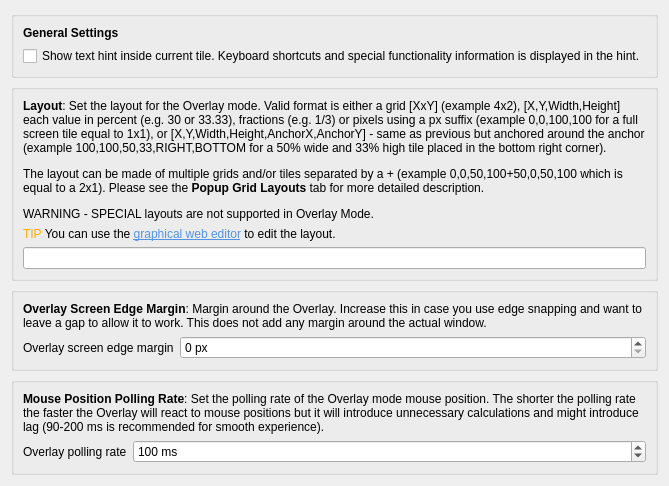
     <widget class="QWidget" name="tab_mulltiWindowRestore">
      <attribute name="icon">
       <iconset theme="media-playback-pause"/>
      </attribute>
      <attribute name="title">
       <string>Overlay</string>
      </attribute>
      <layout class="QVBoxLayout" name="verticalLayout_2">
       <item>
        <widget class="QGroupBox" name="groupBox_8">
         <property name="title">
          <string/>
         </property>
         <layout class="QVBoxLayout" name="verticalLayout_17">
          <item>
           <widget class="QLabel" name="label_57">
            <property name="text">
             <string>&lt;html&gt;&lt;head/&gt;&lt;body&gt;&lt;p&gt;&lt;span style=&quot; font-weight:700;&quot;&gt;General Settings&lt;/span&gt;&lt;/p&gt;&lt;/body&gt;&lt;/html&gt;</string>
            </property>
           </widget>
          </item>
          <item>
           <widget class="QCheckBox" name="kcfg_showOverlayTextHint">
            <property name="text">
             <string>Show text hint inside current tile. Keyboard shortcuts and special functionality information is displayed in the hint.</string>
            </property>
           </widget>
          </item>
         </layout>
        </widget>
       </item>
       <item>
        <widget class="QGroupBox" name="groupBox_overlayModeLayout">
         <property name="title">
          <string/>
         </property>
         <property name="checkable">
          <bool>false</bool>
         </property>
         <property name="checked">
          <bool>false</bool>
         </property>
         <layout class="QVBoxLayout" name="verticalLayout_5">
          <item>
           <widget class="QLabel" name="label_overlayLayout">
            <property name="text">
             <string>&lt;html&gt;&lt;head/&gt;&lt;body&gt;&lt;p&gt;&lt;span style=&quot; font-weight:700;&quot;&gt;Layout&lt;/span&gt;: Set the layout for the Overlay mode. Valid format is either a grid [XxY] (example 4x2), [X,Y,Width,Height] each value in percent (e.g. 30 or 33.33), fractions (e.g. 1/3) or pixels using a px suffix (example 0,0,100,100 for a full screen tile equal to 1x1), or [X,Y,Width,Height,AnchorX,AnchorY] - same as previous but anchored around the anchor (example 100,100,50,33,RIGHT,BOTTOM for a 50% wide and 33% high tile placed in the bottom right corner).&lt;/p&gt;&lt;p&gt;The layout can be made of multiple grids and/or tiles separated by a + (example 0,0,50,100+50,0,50,100 which is equal to a 2x1). Please see the &lt;span style=&quot; font-weight:700;&quot;&gt;Popup Grid Layouts&lt;/span&gt; tab for more detailed description.&lt;/p&gt;&lt;p&gt;WARNING - SPECIAL layouts are not supported in Overlay Mode.&lt;/p&gt;&lt;/body&gt;&lt;/html&gt;</string>
            </property>
            <property name="wordWrap">
             <bool>true</bool>
            </property>
           </widget>
          </item>
          <item>
           <widget class="QLabel" name="label_67">
            <property name="text">
             <string>&lt;html&gt;&lt;head/&gt;&lt;body&gt;&lt;p&gt;&lt;span style=&quot; color:#ffaa00;&quot;&gt;TIP&lt;/span&gt; You can use the &lt;a href=&quot;https://rxweb.epizy.com/mousetiler/editor.html&quot;&gt;&lt;span style=&quot; text-decoration: underline; color:#5294e2;&quot;&gt;graphical web editor&lt;/span&gt;&lt;/a&gt; to edit the layout.&lt;/p&gt;&lt;/body&gt;&lt;/html&gt;</string>
            </property>
            <property name="wordWrap">
             <bool>true</bool>
            </property>
            <property name="openExternalLinks">
             <bool>true</bool>
            </property>
           </widget>
          </item>
          <item>
           <widget class="QLineEdit" name="kcfg_overlayLayout"/>
          </item>
         </layout>
        </widget>
       </item>
       <item>
        <widget class="QGroupBox" name="groupBox_3">
         <property name="enabled">
          <bool>true</bool>
         </property>
         <property name="title">
          <string/>
         </property>
         <layout class="QVBoxLayout" name="verticalLayout_11">
          <item>
           <widget class="QLabel" name="label_29">
            <property name="text">
             <string>&lt;html&gt;&lt;head/&gt;&lt;body&gt;&lt;p&gt;&lt;span style=&quot; font-weight:700;&quot;&gt;Overlay Screen Edge Margin&lt;/span&gt;: Margin around the Overlay. Increase this in case you use edge snapping and want to leave a gap to allow it to work. This does not add any margin around the actual window.&lt;/p&gt;&lt;/body&gt;&lt;/html&gt;</string>
            </property>
            <property name="wordWrap">
             <bool>true</bool>
            </property>
           </widget>
          </item>
          <item>
           <layout class="QHBoxLayout" name="horizontalLayout_3">
            <item>
             <widget class="QLabel" name="label_30">
              <property name="text">
               <string>Overlay screen edge margin</string>
              </property>
             </widget>
            </item>
            <item>
             <widget class="QSpinBox" name="kcfg_overlayScreenEdgeMargin">
              <property name="sizePolicy">
               <sizepolicy hsizetype="MinimumExpanding" vsizetype="Fixed">
                <horstretch>0</horstretch>
                <verstretch>0</verstretch>
               </sizepolicy>
              </property>
              <property name="suffix">
               <string> px</string>
              </property>
              <property name="maximum">
               <number>100</number>
              </property>
             </widget>
            </item>
           </layout>
          </item>
         </layout>
        </widget>
       </item>
       <item>
        <widget class="QGroupBox" name="groupBox_multiWindowRestoreAttempts">
         <property name="enabled">
          <bool>true</bool>
         </property>
         <property name="title">
          <string/>
         </property>
         <property name="checkable">
          <bool>false</bool>
         </property>
         <property name="checked">
          <bool>false</bool>
         </property>
         <layout class="QVBoxLayout" name="verticalLayout_multiWindowRestoreAttempts">
          <item>
           <widget class="QLabel" name="label_multiWindowRestoreAttemptsExplanation">
            <property name="text">
             <string>&lt;html&gt;&lt;head/&gt;&lt;body&gt;&lt;p&gt;&lt;span style=&quot; font-weight:700;&quot;&gt;Mouse Position Polling Rate&lt;/span&gt;: Set the polling rate of the Overlay mode mouse position. The shorter the polling rate the faster the Overlay will react to mouse positions but it will introduce unnecessary calculations and might introduce lag (90-200 ms is recommended for smooth experience).&lt;/p&gt;&lt;/body&gt;&lt;/html&gt;</string>
            </property>
            <property name="wordWrap">
             <bool>true</bool>
            </property>
           </widget>
          </item>
          <item>
           <layout class="QHBoxLayout" name="horizontalLayout_4">
            <item>
             <widget class="QLabel" name="label_26">
              <property name="text">
               <string>Overlay polling rate</string>
              </property>
             </widget>
            </item>
            <item>
             <widget class="QSpinBox" name="kcfg_overlayPollingRate">
              <property name="sizePolicy">
               <sizepolicy hsizetype="MinimumExpanding" vsizetype="Fixed">
                <horstretch>0</horstretch>
                <verstretch>0</verstretch>
               </sizepolicy>
              </property>
              <property name="suffix">
               <string> ms</string>
              </property>
              <property name="minimum">
               <number>30</number>
              </property>
              <property name="maximum">
               <number>1000</number>
              </property>
              <property name="singleStep">
               <number>10</number>
              </property>
              <property name="value">
               <number>100</number>
              </property>
             </widget>
            </item>
           </layout>
          </item>
         </layout>
        </widget>
       </item>
       <item>
        <spacer name="verticalSpacer">
         <property name="orientation">
          <enum>Qt::Orientation::Vertical</enum>
         </property>
         <property name="sizeType">
          <enum>QSizePolicy::Policy::MinimumExpanding</enum>
         </property>
         <property name="sizeHint" stdset="0">
          <size>
           <width>0</width>
           <height>0</height>
          </size>
         </property>
        </spacer>
       </item>
      </layout>
     </widget>
